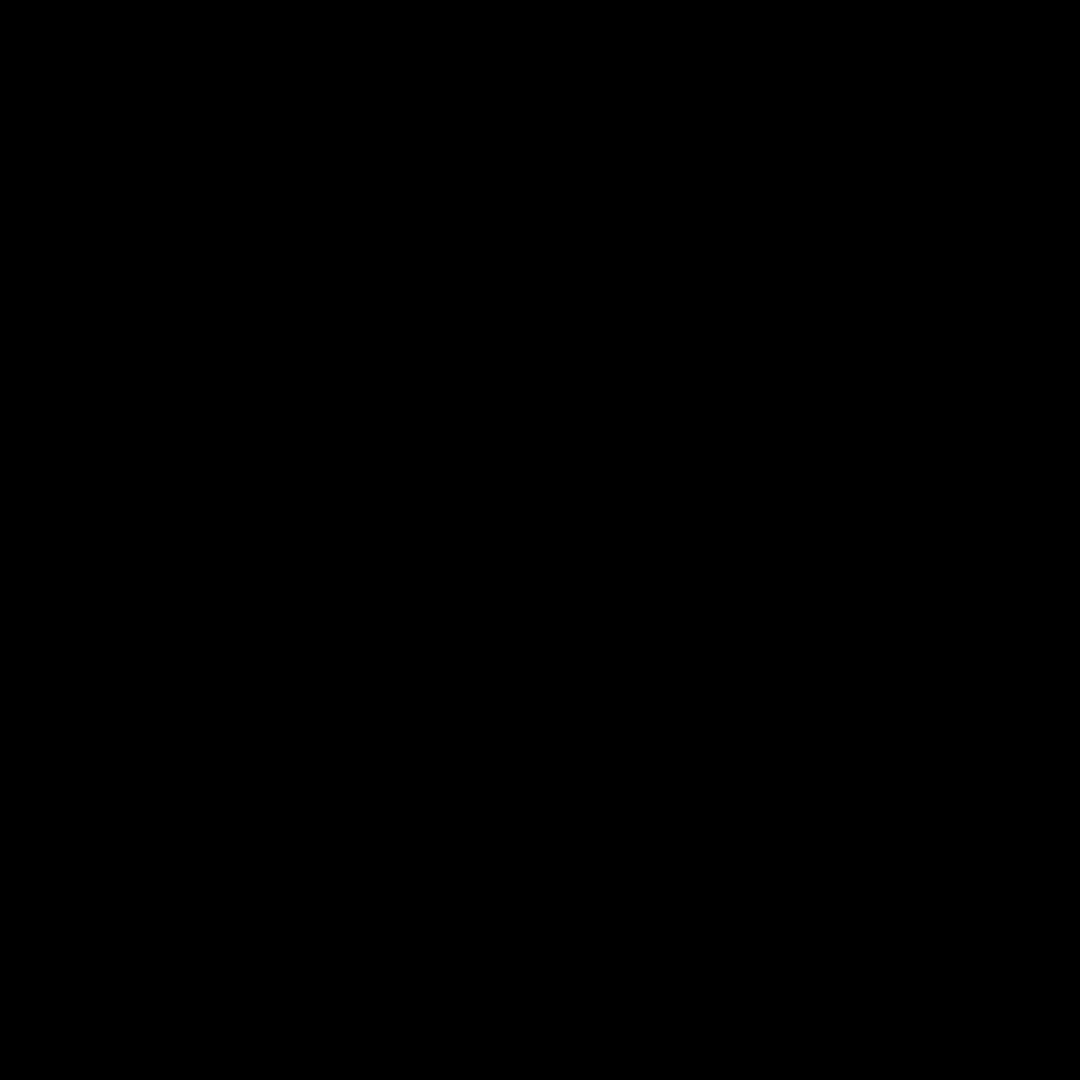
Frame 1 (no input)
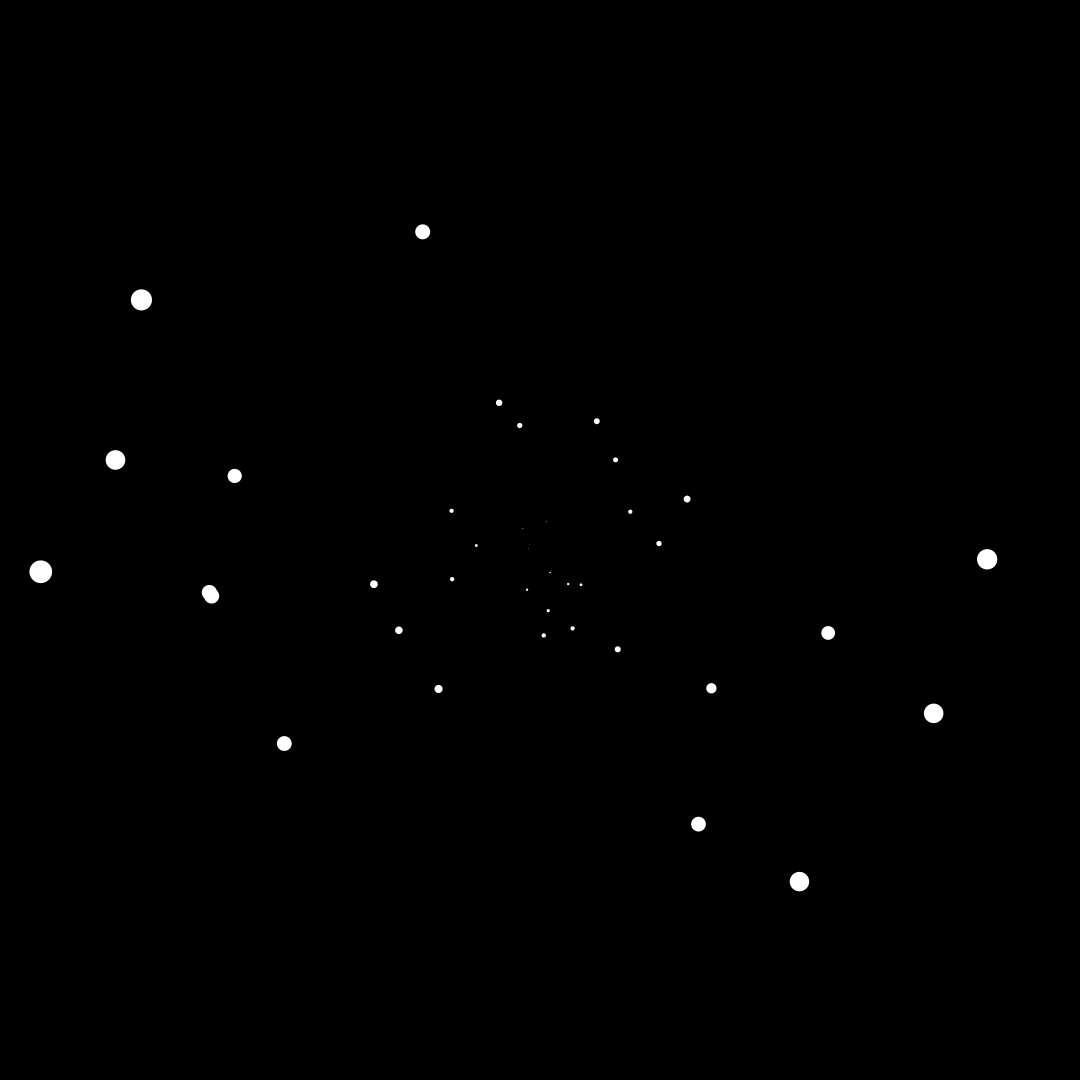
Frame 60 (the mouse pressed at the canvas centre just before this capture)
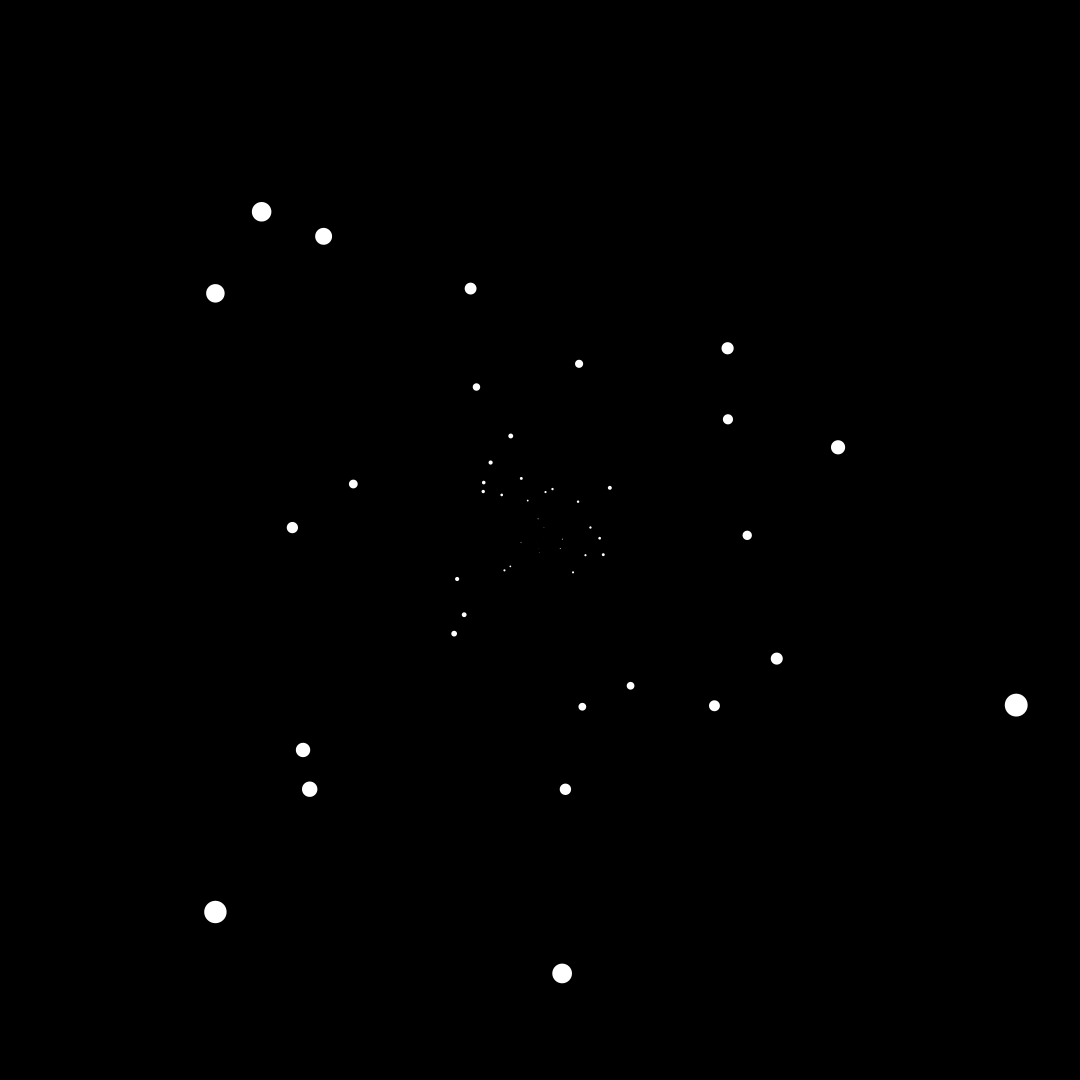
Frame 120 (the mouse held since frame 60 and released just before this capture)

The Processing sketch that drew these frames (run headless with seeded random() and noise(); from frame 60 on, the mouse is pressed at the canvas centre):

// Processing sketch: Starfield
// ── Starfield.pde
ArrayList<Star> stars=new ArrayList();
void setup() {
  size(1080, 1080);
}
void draw() {

  background(0);

  stars.add(new Star(new PVector(width/2, height/2)));

  for (int i=0; i < stars.size(); i++) {

    stars.get(i).show();
    stars.get(i).move();
  }

  for (int i=0; i < stars.size(); i++) {

    if (dist(stars.get(i).font.x, stars.get(i).font.y, stars.get(i).p.x, stars.get(i).p.y)>550) {
      stars.remove(i);
      i--;
    }
  }
}

// ── Star.pde
class Star {

  PVector font, p, v, a;
  
  float size;

  Star(PVector font) {

    this.font=font;

    p=new PVector(font.x, font.y);

    v=new PVector(random(-1, 1), random(-1, 1));

    a=new PVector(random(-1, 1), random(-1, 1));
  }

  void show() {
    
    size=map(dist(font.x,font.y,p.x,p.y),0,550,0,25);
    
    fill(255);
    noStroke();

    ellipse(p.x, p.y, size, size);
  }

  void move() {

    v.add(a);

    p.add(v);

    if (p.x<0||p.y<0||p.x>1080||p.y>1080) {

      p=new PVector(font.x, font.y);

      v=new PVector(random(-1, 1), random(-1, 1));

      a=new PVector(random(-1, 1), random(-1, 1));
      
    }
  }
}
